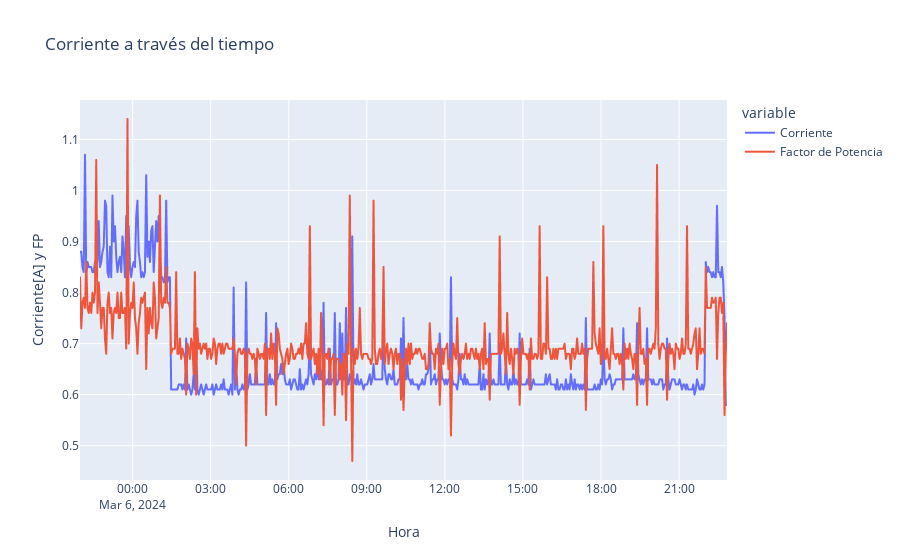

Write notebook code for a chart like this one.
### Markdown cell above
Para esta visualización, podemos evidenciar diversas caídas de voltaje a diferentes horas del día (5:40 am, 9:40 am, 4:00 pm) que se pueden deber al funcionamiento interno del computador y la manera en la que consume voltaje de acuerdo a sus ciclos, o a la red misma.
Dichos picos no parecen mostrar afectaciones directas sobre el fp.

### Code cell
fig2=px.line(data_frame=df,x='Hora',y=['Corriente','Factor de Potencia'],title='Corriente a través del tiempo')
fig2.update_yaxes(title_text='Corriente[A] y FP')

### Figure 1 — Plotly figure (JSON) as saved in the notebook; plotly's stock layout.template omitted (floating-point values rounded to 4 significant figures; data arrays with more than 128 entries replaced by an {"elided": "..."} marker saying what was removed)
{"data": [{"hovertemplate": "variable=Corriente<br>Hora=%{x}<br>value=%{y}<extra></extra>", "legendgroup": "Corriente", "line": {"color": "#636efa", "dash": "solid"}, "marker": {"symbol": "circle"}, "mode": "lines", "name": "Corriente", "showlegend": true, "type": "scattergl", "x": {"elided": "519 str values"}, "xaxis": "x", "y": {"elided": "519 float values"}, "yaxis": "y"}, {"hovertemplate": "variable=Factor de Potencia<br>Hora=%{x}<br>value=%{y}<extra></extra>", "legendgroup": "Factor de Potencia", "line": {"color": "#EF553B", "dash": "solid"}, "marker": {"symbol": "circle"}, "mode": "lines", "name": "Factor de Potencia", "showlegend": true, "type": "scattergl", "x": {"elided": "519 str values"}, "xaxis": "x", "y": {"elided": "519 float values"}, "yaxis": "y"}], "layout": {"legend": {"title": {"text": "variable"}, "tracegroupgap": 0}, "title": {"text": "Corriente a través del tiempo"}, "xaxis": {"anchor": "y", "domain": [0, 1], "title": {"text": "Hora"}}, "yaxis": {"anchor": "x", "domain": [0, 1], "title": {"text": "Corriente[A] y FP"}}}}
